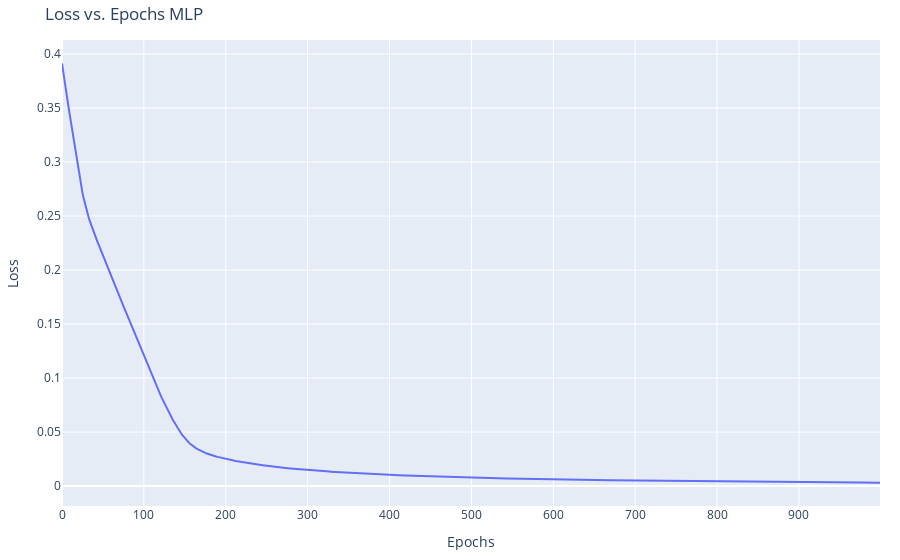

The notebook cell saved with this chart:
### Code cell
epochs = list(range(len(pinn)))
fig = go.Figure()
fig.add_trace(go.Scatter(x=epochs, y=no_pinn, mode='lines', name='Not Physics Informed Neural Network'))
fig.update_layout(
    title='Loss vs. Epochs MLP',
    xaxis=dict(title='Epochs'),
    yaxis=dict(title='Loss'),
    legend=dict(x=0.7, y=1.0),
    margin=dict(l=20, r=20, t=40, b=20),
    hovermode='x unified' 
)
fig.show()

### Figure 1 — Plotly figure (JSON) as saved in the notebook; plotly's stock layout.template omitted (floating-point values rounded to 4 significant figures; data arrays with more than 128 entries replaced by an {"elided": "..."} marker saying what was removed)
{"data": [{"mode": "lines", "name": "Not Physics Informed Neural Network", "type": "scatter", "x": {"elided": "1000 int values"}, "y": {"elided": "1000 float values"}}], "layout": {"hovermode": "x unified", "legend": {"x": 0.7, "y": 1}, "margin": {"b": 20, "l": 20, "r": 20, "t": 40}, "title": {"text": "Loss vs. Epochs MLP"}, "xaxis": {"title": {"text": "Epochs"}}, "yaxis": {"title": {"text": "Loss"}}}}
